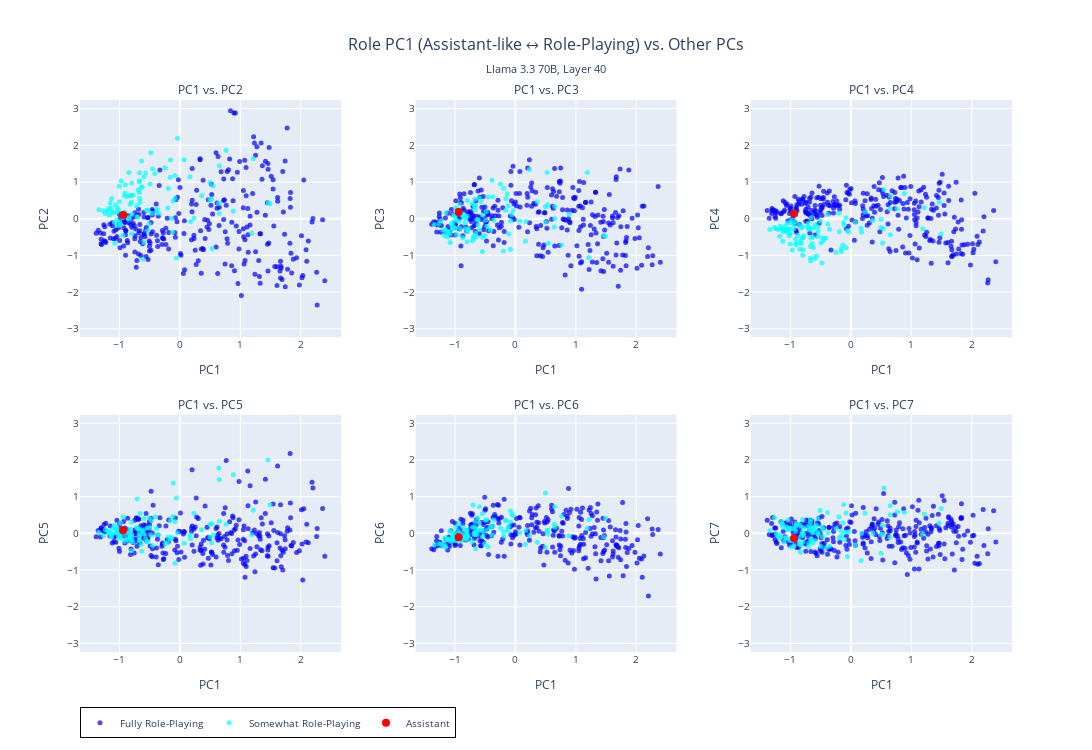

The notebook cell saved with this chart:
### Code cell
# plot PC1 value against PC2-7 in a scatter plot with 2x3 subplots

def plot_pc1_vs_others(pca_transformed, asst_projected, role_labels):
    # Create subplot structure
    fig = sp.make_subplots(
        rows=2, cols=3,
        #subplot_titles=[f'PC1 vs. PC{i+2} ({pc_names[i+1]})' for i in range(6)],
        subplot_titles=[f'PC1 vs. PC{i+2}' for i in range(6)],
        horizontal_spacing=0.08,
        vertical_spacing=0.14
    )

    fig.update_annotations(font_size=12)


    
    # Separate data by role type
    fully_rp_indices = []
    somewhat_rp_indices = []
    
    for i, label in enumerate(role_labels):
        if "(Fully RP)" in label:
            fully_rp_indices.append(i)
        elif "(Somewhat RP)" in label or "Somewhat RP" in label:
            somewhat_rp_indices.append(i)
        else:
            fully_rp_indices.append(i)  # default
    
    # PC1 values for x-axis
    pc1_values = pca_transformed[:, 0]
    
    # Calculate y-axis range for all PC2-7 to make them consistent
    y_values_all = pca_transformed[:, 1:7]  # PC2-7
    y_max = np.max(np.abs(y_values_all))
    y_range = [-y_max * 1.1, y_max * 1.1]  # Add 10% padding and make symmetric around 0
    
    # Create scatter plots for PC2-7 vs PC1
    for i in range(6):  # PC2 to PC7
        pc_idx = i + 1  # PC2 starts at index 1
        row = (i // 3) + 1
        col = (i % 3) + 1
        
        pc_values = pca_transformed[:, pc_idx]
        
        # Add Fully Role-Playing points
        if fully_rp_indices:
            fully_rp_hover = [role_labels[idx] for idx in fully_rp_indices]
            fig.add_trace(
                go.Scatter(
                    x=pc1_values[fully_rp_indices],
                    y=pc_values[fully_rp_indices],
                    mode='markers',
                    marker=dict(
                        color='blue',
                        size=5,
                        opacity=0.7
                    ),
                    text=fully_rp_hover,
                    hovertemplate='<b>%{text}</b><br>PC1: %{x:.3f}<br>PC' + str(pc_idx + 1) + ': %{y:.3f}<extra></extra>',
                    showlegend=True if i == 0 else False,  # Only show legend for first subplot
                    legendgroup="fully_rp",
                    name="Fully Role-Playing"
                ),
                row=row, col=col
            )
        
        # Add Somewhat Role-Playing points
        if somewhat_rp_indices:
            somewhat_rp_hover = [role_labels[idx] for idx in somewhat_rp_indices]
            fig.add_trace(
                go.Scatter(
                    x=pc1_values[somewhat_rp_indices],
                    y=pc_values[somewhat_rp_indices],
                    mode='markers',
                    marker=dict(
                        color='cyan',
                        size=5,
                        opacity=0.7
                    ),
                    text=somewhat_rp_hover,
                    hovertemplate='<b>%{text}</b><br>PC1: %{x:.3f}<br>PC' + str(pc_idx + 1) + ': %{y:.3f}<extra></extra>',
                    showlegend=True if i == 0 else False,  # Only show legend for first subplot
                    legendgroup="somewhat_rp",
                    name="Somewhat Role-Playing"
                ),
                row=row, col=col
            )
        
        # Add Assistant projection point
        fig.add_trace(
            go.Scatter(
                x=[asst_projected[0, 0]],  # PC1 value for assistant
                y=[asst_projected[0, pc_idx]],  # PC value for assistant
                mode='markers',
                marker=dict(
                    color='red',
                    size=8,
                    opacity=1.0
                ),
                hovertemplate='<b>Assistant</b><br>PC1: %{x:.3f}<br>PC' + str(pc_idx + 1) + ': %{y:.3f}<extra></extra>',
                showlegend=True if i == 0 else False,  # Only show legend for first subplot
                legendgroup="assistant",
                name="Assistant"
            ),
            row=row, col=col
        )
    
    # Update layout
    fig.update_layout(
        title=dict(
            text="Role PC1 (Assistant-like ↔ Role-Playing) vs. Other PCs",
            subtitle={
                "text": subtitle
            },
            x=0.5,
            font=dict(size=16)
        ),
        height=750,
        width=1200,
        font=dict(size=10),
        legend=dict(
            x=0,
            y=-0.1,
            orientation="h",
            bgcolor="rgba(255,255,255,0.8)",
            bordercolor="black",
            borderwidth=1
        )
    )

    # Update axis labels and y-axis ranges for all subplots
    for i in range(6):
        row = (i // 3) + 1
        col = (i % 3) + 1
        fig.update_xaxes(title_text="PC1", row=row, col=col)
        fig.update_yaxes(title_text=f"PC{i+2}", range=y_range, row=row, col=col)
    
    return fig

# Create and display the plot
fig = plot_pc1_vs_others(projs, asst_projected, role_labels)
fig.write_html(f"{output_dir}/pc1_vs_others.html")
fig.show()

### Figure 1 — Plotly figure (JSON) as saved in the notebook; plotly's stock layout.template omitted (floating-point values rounded to 4 significant figures; data arrays with more than 128 entries replaced by an {"elided": "..."} marker saying what was removed)
{"data": [{"hovertemplate": "<b>%{text}</b><br>PC1: %{x:.3f}<br>PC2: %{y:.3f}<extra></extra>", "legendgroup": "fully_rp", "marker": {"color": "blue", "opacity": 0.7, "size": 5}, "mode": "markers", "name": "Fully Role-Playing", "showlegend": true, "text": {"elided": "275 str values"}, "type": "scatter", "x": {"elided": "275 float values"}, "xaxis": "x", "y": {"elided": "275 float values"}, "yaxis": "y"}, {"hovertemplate": "<b>%{text}</b><br>PC1: %{x:.3f}<br>PC2: %{y:.3f}<extra></extra>", "legendgroup": "somewhat_rp", "marker": {"color": "cyan", "opacity": 0.7, "size": 5}, "mode": "markers", "name": "Somewhat Role-Playing", "showlegend": true, "text": ["Writer (Somewhat RP)", "Witness (Somewhat RP)", "Visionary (Somewhat RP)", "Virus (Somewhat RP)", "Validator (Somewhat RP)", "Tutor (Somewhat RP)", "Trickster (Somewhat RP)", "Translator (Somewhat RP)", "Trainer (Somewhat RP)", "Therapist (Somewhat RP)", "Teacher (Somewhat RP)", "Synthesizer (Somewhat RP)", "Swarm (Somewhat RP)", "Survivor (Somewhat RP)", "Summarizer (Somewhat RP)", "Strategist (Somewhat RP)", "Specialist (Somewhat RP)", "Skeptic (Somewhat RP)", "Screener (Somewhat RP)", "Scholar (Somewhat RP)", "Scheduler (Somewhat RP)", "Romantic (Somewhat RP)", "Robot (Somewhat RP)", "Reviewer (Somewhat RP)", "Researcher (Somewhat RP)", "Rebel (Somewhat RP)", "Realist (Somewhat RP)", "Provocateur (Somewhat RP)", "Proofreader (Somewhat RP)", "Prodigy (Somewhat RP)", "Presenter (Somewhat RP)", "Pragmatist (Somewhat RP)", "Polymath (Somewhat RP)", "Podcaster (Somewhat RP)", "Planner (Somewhat RP)", "Philosopher (Somewhat RP)", "Perfectionist (Somewhat RP)", "Peacekeeper (Somewhat RP)", "Patient (Somewhat RP)", "Pacifist (Somewhat RP)", "Organizer (Somewhat RP)", "Optimist (Somewhat RP)", "Observer (Somewhat RP)", "Novelist (Somewhat RP)", "Networker (Somewhat RP)", "Negotiator (Somewhat RP)", "Navigator (Somewhat RP)", "Narrator (Somewhat RP)", "Moderator (Somewhat RP)", "Minimalist (Somewhat RP)", "Mentor (Somewhat RP)", "Mediator (Somewhat RP)", "Mechanic (Somewhat RP)", "Maverick (Somewhat RP)", "Mathematician (Somewhat RP)", "Martyr (Somewhat RP)", "Loner (Somewhat RP)", "Linguist (Somewhat RP)", "Librarian (Somewhat RP)", "Journalist (Somewhat RP)", "Jester (Somewhat RP)", "Interviewer (Somewhat RP)", "Interpreter (Somewhat RP)", "Instructor (Somewhat RP)", "Improviser (Somewhat RP)", "Idealist (Somewhat RP)", "Hacker (Somewhat RP)", "Guide (Somewhat RP)", "Grader (Somewhat RP)", "Generalist (Somewhat RP)", "Forecaster (Somewhat RP)", "Facilitator (Somewhat RP)", "Examiner (Somewhat RP)", "Evaluator (Somewhat RP)", "Empath (Somewhat RP)", "Emissary (Somewhat RP)", "Editor (Somewhat RP)", "Ecosystem (Somewhat RP)", "Dispatcher (Somewhat RP)", "Dilettante (Somewhat RP)", "Devils Advocate (Somewhat RP)", "Destroyer (Somewhat RP)", "Debugger (Somewhat RP)", "Daredevil (Somewhat RP)", "Cyborg (Somewhat RP)", "Curator (Somewhat RP)", "Critic (Somewhat RP)", "Counselor (Somewhat RP)", "Cosmopolitan (Somewhat RP)", "Coordinator (Somewhat RP)", "Contrarian (Somewhat RP)", "Comedian (Somewhat RP)", "Collector (Somewhat RP)", "Collaborator (Somewhat RP)", "Coach (Somewhat RP)", "Chameleon (Somewhat RP)", "Caregiver (Somewhat RP)", "Assistant (Somewhat RP)", "Amateur (Somewhat RP)", "Altruist (Somewhat RP)", "Advocate (Somewhat RP)", "Addict (Somewhat RP)"], "type": "scatter", "x": [-0.5437, -0.8513, -0.12, -0.542, -1.106, -0.6635, 1.49, -0.3544, -1.142, -0.7979, -0.6209, -1.03, -0.6129, -0.453, -1.198, -1.042, -1.083, -0.7085, -0.9726, -0.9419, -0.917, 1.188, -1.079, -1.234, -1.167, 0.8844, -0.6588, 1.458, -0.8245, -0.07963, -0.4804, -0.6894, -0.5957, -0.1563, -1.065, -0.05877, -0.798, -0.5689, -0.6327, 0.5234, -1.119, -0.3869, -0.8349, 0.1755, -0.6718, -0.6676, -0.8005, 0.5331, -1.001, 0.36, -1.15, -0.5956, -0.08189, 0.6505, -0.5446, 0.4974, 0.1667, -0.7004, -0.8736, -0.4137, 1.214, -0.4939, -0.9513, -0.8233, 0.6517, 0.2322, -0.2007, -0.9038, -1.001, -0.9846, -1.044, -0.9034, -1.176, -1.339, -0.1343, -0.6663, -1.025, -1.019, -0.6411, 0.4978, -0.1102, -0.509, -1.13, 0.5456, -0.792, -0.7996, -0.4694, -0.6704, -0.3788, -0.8432, 0.6438, 0.7642, -0.78, -0.9159, -1.266, -0.1594, -0.2457, -0.992, -0.03943, -0.1917, -0.7156, 0.07197], "xaxis": "x", "y": [0.2284, -0.0119, -0.3714, -0.3192, 0.1578, 0.5507, 0.4099, 0.1496, 0.2994, 0.9747, 0.8632, -0.1843, -1.105, 1.358, 0.2174, 0.1809, -0.102, 0.05422, 1.028, -0.4597, 0.6257, -0.387, -0.6726, 0.1361, 0.09736, 0.2112, 0.448, 0.4332, 0.3944, 0.5583, 1.798, 0.7829, -0.6522, 1.599, 0.3711, -1.069, -0.4101, 1.245, 1.571, 0.5296, 0.1845, 0.193, 0.02832, -0.07356, 1.009, 1.249, 0.6298, -0.822, 0.8802, 0.6269, 0.4362, 1.145, 1.178, 0.1392, 0.2255, 0.5168, 1.143, 0.04699, 0.6024, 1.229, 1.634, 0.9469, 0.02664, 0.6286, 1.44, 0.01238, 0.2919, 0.6951, 0.4605, -0.1726, -0.04121, 0.9238, 0.2675, 0.2413, 0.01481, 1.032, 0.2824, 0.2353, 0.8476, 0.9864, 0.4822, -0.1451, 0.5467, 0.8963, 0.125, 0.4461, 0.149, 0.7121, 0.2661, 1.259, 0.422, 1.862, 0.6414, 0.1824, 0.2148, 1.128, 1.389, -0.09603, 2.194, 0.8255, 0.3542, 1.608], "yaxis": "y"}, {"hovertemplate": "<b>Assistant</b><br>PC1: %{x:.3f}<br>PC2: %{y:.3f}<extra></extra>", "legendgroup": "assistant", "marker": {"color": "red", "opacity": 1, "size": 8}, "mode": "markers", "name": "Assistant", "showlegend": true, "type": "scatter", "x": [-0.9399], "xaxis": "x", "y": [0.1011], "yaxis": "y"}, {"hovertemplate": "<b>%{text}</b><br>PC1: %{x:.3f}<br>PC3: %{y:.3f}<extra></extra>", "legendgroup": "fully_rp", "marker": {"color": "blue", "opacity": 0.7, "size": 5}, "mode": "markers", "name": "Fully Role-Playing", "showlegend": false, "text": {"elided": "275 str values"}, "type": "scatter", "x": {"elided": "275 float values"}, "xaxis": "x2", "y": {"elided": "275 float values"}, "yaxis": "y2"}, {"hovertemplate": "<b>%{text}</b><br>PC1: %{x:.3f}<br>PC3: %{y:.3f}<extra></extra>", "legendgroup": "somewhat_rp", "marker": {"color": "cyan", "opacity": 0.7, "size": 5}, "mode": "markers", "name": "Somewhat Role-Playing", "showlegend": false, "text": ["Writer (Somewhat RP)", "Witness (Somewhat RP)", "Visionary (Somewhat RP)", "Virus (Somewhat RP)", "Validator (Somewhat RP)", "Tutor (Somewhat RP)", "Trickster (Somewhat RP)", "Translator (Somewhat RP)", "Trainer (Somewhat RP)", "Therapist (Somewhat RP)", "Teacher (Somewhat RP)", "Synthesizer (Somewhat RP)", "Swarm (Somewhat RP)", "Survivor (Somewhat RP)", "Summarizer (Somewhat RP)", "Strategist (Somewhat RP)", "Specialist (Somewhat RP)", "Skeptic (Somewhat RP)", "Screener (Somewhat RP)", "Scholar (Somewhat RP)", "Scheduler (Somewhat RP)", "Romantic (Somewhat RP)", "Robot (Somewhat RP)", "Reviewer (Somewhat RP)", "Researcher (Somewhat RP)", "Rebel (Somewhat RP)", "Realist (Somewhat RP)", "Provocateur (Somewhat RP)", "Proofreader (Somewhat RP)", "Prodigy (Somewhat RP)", "Presenter (Somewhat RP)", "Pragmatist (Somewhat RP)", "Polymath (Somewhat RP)", "Podcaster (Somewhat RP)", "Planner (Somewhat RP)", "Philosopher (Somewhat RP)", "Perfectionist (Somewhat RP)", "Peacekeeper (Somewhat RP)", "Patient (Somewhat RP)", "Pacifist (Somewhat RP)", "Organizer (Somewhat RP)", "Optimist (Somewhat RP)", "Observer (Somewhat RP)", "Novelist (Somewhat RP)", "Networker (Somewhat RP)", "Negotiator (Somewhat RP)", "Navigator (Somewhat RP)", "Narrator (Somewhat RP)", "Moderator (Somewhat RP)", "Minimalist (Somewhat RP)", "Mentor (Somewhat RP)", "Mediator (Somewhat RP)", "Mechanic (Somewhat RP)", "Maverick (Somewhat RP)", "Mathematician (Somewhat RP)", "Martyr (Somewhat RP)", "Loner (Somewhat RP)", "Linguist (Somewhat RP)", "Librarian (Somewhat RP)", "Journalist (Somewhat RP)", "Jester (Somewhat RP)", "Interviewer (Somewhat RP)", "Interpreter (Somewhat RP)", "Instructor (Somewhat RP)", "Improviser (Somewhat RP)", "Idealist (Somewhat RP)", "Hacker (Somewhat RP)", "Guide (Somewhat RP)", "Grader (Somewhat RP)", "Generalist (Somewhat RP)", "Forecaster (Somewhat RP)", "Facilitator (Somewhat RP)", "Examiner (Somewhat RP)", "Evaluator (Somewhat RP)", "Empath (Somewhat RP)", "Emissary (Somewhat RP)", "Editor (Somewhat RP)", "Ecosystem (Somewhat RP)", "Dispatcher (Somewhat RP)", "Dilettante (Somewhat RP)", "Devils Advocate (Somewhat RP)", "Destroyer (Somewhat RP)", "Debugger (Somewhat RP)", "Daredevil (Somewhat RP)", "Cyborg (Somewhat RP)", "Curator (Somewhat RP)", "Critic (Somewhat RP)", "Counselor (Somewhat RP)", "Cosmopolitan (Somewhat RP)", "Coordinator (Somewhat RP)", "Contrarian (Somewhat RP)", "Comedian (Somewhat RP)", "Collector (Somewhat RP)", "Collaborator (Somewhat RP)", "Coach (Somewhat RP)", "Chameleon (Somewhat RP)", "Caregiver (Somewhat RP)", "Assistant (Somewhat RP)", "Amateur (Somewhat RP)", "Altruist (Somewhat RP)", "Advocate (Somewhat RP)", "Addict (Somewhat RP)"], "type": "scatter", "x": [-0.5437, -0.8513, -0.12, -0.542, -1.106, -0.6635, 1.49, -0.3544, -1.142, -0.7979, -0.6209, -1.03, -0.6129, -0.453, -1.198, -1.042, -1.083, -0.7085, -0.9726, -0.9419, -0.917, 1.188, -1.079, -1.234, -1.167, 0.8844, -0.6588, 1.458, -0.8245, -0.07963, -0.4804, -0.6894, -0.5957, -0.1563, -1.065, -0.05877, -0.798, -0.5689, -0.6327, 0.5234, -1.119, -0.3869, -0.8349, 0.1755, -0.6718, -0.6676, -0.8005, 0.5331, -1.001, 0.36, -1.15, -0.5956, -0.08189, 0.6505, -0.5446, 0.4974, 0.1667, -0.7004, -0.8736, -0.4137, 1.214, -0.4939, -0.9513, -0.8233, 0.6517, 0.2322, -0.2007, -0.9038, -1.001, -0.9846, -1.044, -0.9034, -1.176, -1.339, -0.1343, -0.6663, -1.025, -1.019, -0.6411, 0.4978, -0.1102, -0.509, -1.13, 0.5456, -0.792, -0.7996, -0.4694, -0.6704, -0.3788, -0.8432, 0.6438, 0.7642, -0.78, -0.9159, -1.266, -0.1594, -0.2457, -0.992, -0.03943, -0.1917, -0.7156, 0.07197], "xaxis": "x2", "y": [0.09409, 0.09231, 0.3478, -0.5127, -0.3666, 0.2464, -0.4821, -0.04225, -0.3337, 0.4971, -0.1637, -0.08826, -0.03588, 0.5915, -0.3113, -0.2621, -0.4175, -0.6046, -0.4372, -0.08348, -0.2708, 1.26, -0.6504, -0.05621, -0.3002, 0.1111, -0.3944, -0.457, -0.2746, -0.05546, 0.187, -0.485, -0.2937, 0.5491, -0.1479, 0.1077, -0.3224, 0.4746, -0.01389, 1.259, -0.3485, 1.044, -0.1093, -0.07937, 0.3081, 0.3584, -0.6317, 0.3785, 0.06558, 0.4646, 0.1619, 0.5657, -0.8347, -0.001872, -0.8952, 0.3226, -0.6126, -0.532, -0.5229, -0.308, -1.059, -0.04275, 0.1318, 0.01291, 0.3307, 1.337, -0.8829, 0.1651, -0.2534, -0.02332, -0.2756, 0.1124, -0.4578, -0.1587, 0.6732, 0.3404, -0.2073, 0.09587, -0.4894, -0.08707, -0.4156, -0.4577, -0.4927, -0.6688, -0.3494, 0.06989, -0.2159, 0.5265, 0.5976, 0.02779, -0.225, -0.7201, -0.2945, 0.399, -0.15, 0.2271, 0.942, 0.2994, 0.2261, 0.8311, 0.4146, -0.06576], "yaxis": "y2"}, {"hovertemplate": "<b>Assistant</b><br>PC1: %{x:.3f}<br>PC3: %{y:.3f}<extra></extra>", "legendgroup": "assistant", "marker": {"color": "red", "opacity": 1, "size": 8}, "mode": "markers", "name": "Assistant", "showlegend": false, "type": "scatter", "x": [-0.9399], "xaxis": "x2", "y": [0.1841], "yaxis": "y2"}, {"hovertemplate": "<b>%{text}</b><br>PC1: %{x:.3f}<br>PC4: %{y:.3f}<extra></extra>", "legendgroup": "fully_rp", "marker": {"color": "blue", "opacity": 0.7, "size": 5}, "mode": "markers", "name": "Fully Role-Playing", "showlegend": false, "text": {"elided": "275 str values"}, "type": "scatter", "x": {"elided": "275 float values"}, "xaxis": "x3", "y": {"elided": "275 float values"}, "yaxis": "y3"}, {"hovertemplate": "<b>%{text}</b><br>PC1: %{x:.3f}<br>PC4: %{y:.3f}<extra></extra>", "legendgroup": "somewhat_rp", "marker": {"color": "cyan", "opacity": 0.7, "size": 5}, "mode": "markers", "name": "Somewhat Role-Playing", "showlegend": false, "text": ["Writer (Somewhat RP)", "Witness (Somewhat RP)", "Visionary (Somewhat RP)", "Virus (Somewhat RP)", "Validator (Somewhat RP)", "Tutor (Somewhat RP)", "Trickster (Somewhat RP)", "Translator (Somewhat RP)", "Trainer (Somewhat RP)", "Therapist (Somewhat RP)", "Teacher (Somewhat RP)", "Synthesizer (Somewhat RP)", "Swarm (Somewhat RP)", "Survivor (Somewhat RP)", "Summarizer (Somewhat RP)", "Strategist (Somewhat RP)", "Specialist (Somewhat RP)", "Skeptic (Somewhat RP)", "Screener (Somewhat RP)", "Scholar (Somewhat RP)", "Scheduler (Somewhat RP)", "Romantic (Somewhat RP)", "Robot (Somewhat RP)", "Reviewer (Somewhat RP)", "Researcher (Somewhat RP)", "Rebel (Somewhat RP)", "Realist (Somewhat RP)", "Provocateur (Somewhat RP)", "Proofreader (Somewhat RP)", "Prodigy (Somewhat RP)", "Presenter (Somewhat RP)", "Pragmatist (Somewhat RP)", "Polymath (Somewhat RP)", "Podcaster (Somewhat RP)", "Planner (Somewhat RP)", "Philosopher (Somewhat RP)", "Perfectionist (Somewhat RP)", "Peacekeeper (Somewhat RP)", "Patient (Somewhat RP)", "Pacifist (Somewhat RP)", "Organizer (Somewhat RP)", "Optimist (Somewhat RP)", "Observer (Somewhat RP)", "Novelist (Somewhat RP)", "Networker (Somewhat RP)", "Negotiator (Somewhat RP)", "Navigator (Somewhat RP)", "Narrator (Somewhat RP)", "Moderator (Somewhat RP)", "Minimalist (Somewhat RP)", "Mentor (Somewhat RP)", "Mediator (Somewhat RP)", "Mechanic (Somewhat RP)", "Maverick (Somewhat RP)", "Mathematician (Somewhat RP)", "Martyr (Somewhat RP)", "Loner (Somewhat RP)", "Linguist (Somewhat RP)", "Librarian (Somewhat RP)", "Journalist (Somewhat RP)", "Jester (Somewhat RP)", "Interviewer (Somewhat RP)", "Interpreter (Somewhat RP)", "Instructor (Somewhat RP)", "Improviser (Somewhat RP)", "Idealist (Somewhat RP)", "Hacker (Somewhat RP)", "Guide (Somewhat RP)", "Grader (Somewhat RP)", "Generalist (Somewhat RP)", "Forecaster (Somewhat RP)", "Facilitator (Somewhat RP)", "Examiner (Somewhat RP)", "Evaluator (Somewhat RP)", "Empath (Somewhat RP)", "Emissary (Somewhat RP)", "Editor (Somewhat RP)", "Ecosystem (Somewhat RP)", "Dispatcher (Somewhat RP)", "Dilettante (Somewhat RP)", "Devils Advocate (Somewhat RP)", "Destroyer (Somewhat RP)", "Debugger (Somewhat RP)", "Daredevil (Somewhat RP)", "Cyborg (Somewhat RP)", "Curator (Somewhat RP)", "Critic (Somewhat RP)", "Counselor (Somewhat RP)", "Cosmopolitan (Somewhat RP)", "Coordinator (Somewhat RP)", "Contrarian (Somewhat RP)", "Comedian (Somewhat RP)", "Collector (Somewhat RP)", "Collaborator (Somewhat RP)", "Coach (Somewhat RP)", "Chameleon (Somewhat RP)", "Caregiver (Somewhat RP)", "Assistant (Somewhat RP)", "Amateur (Somewhat RP)", "Altruist (Somewhat RP)", "Advocate (Somewhat RP)", "Addict (Somewhat RP)"], "type": "scatter", "x": [-0.5437, -0.8513, -0.12, -0.542, -1.106, -0.6635, 1.49, -0.3544, -1.142, -0.7979, -0.6209, -1.03, -0.6129, -0.453, -1.198, -1.042, -1.083, -0.7085, -0.9726, -0.9419, -0.917, 1.188, -1.079, -1.234, -1.167, 0.8844, -0.6588, 1.458, -0.8245, -0.07963, -0.4804, -0.6894, -0.5957, -0.1563, -1.065, -0.05877, -0.798, -0.5689, -0.6327, 0.5234, -1.119, -0.3869, -0.8349, 0.1755, -0.6718, -0.6676, -0.8005, 0.5331, -1.001, 0.36, -1.15, -0.5956, -0.08189, 0.6505, -0.5446, 0.4974, 0.1667, -0.7004, -0.8736, -0.4137, 1.214, -0.4939, -0.9513, -0.8233, 0.6517, 0.2322, -0.2007, -0.9038, -1.001, -0.9846, -1.044, -0.9034, -1.176, -1.339, -0.1343, -0.6663, -1.025, -1.019, -0.6411, 0.4978, -0.1102, -0.509, -1.13, 0.5456, -0.792, -0.7996, -0.4694, -0.6704, -0.3788, -0.8432, 0.6438, 0.7642, -0.78, -0.9159, -1.266, -0.1594, -0.2457, -0.992, -0.03943, -0.1917, -0.7156, 0.07197], "xaxis": "x3", "y": [-0.3451, -0.1793, -0.1085, -0.2299, -0.3058, -0.5241, -0.4146, -0.2875, -0.2808, -0.9951, -0.7836, -0.2981, -0.2514, -0.5964, -0.2935, -0.3872, -0.1946, -0.1307, -0.8518, -0.1493, -0.5618, -0.275, -0.3137, -0.2758, -0.2081, 0.685, 0.02568, 0.4476, -0.2521, -0.7915, -1.204, -0.2554, -0.1568, -0.8165, -0.3172, -0.3218, -0.2229, -1.014, -0.4987, -0.6597, -0.3544, 0.1163, -0.6211, -0.37, -0.2868, -1.068, -0.5354, -0.2693, -0.6872, -0.04744, -0.2575, -1.086, 0.01822, 0.6157, -0.4841, -0.2436, -0.2582, -0.2908, -0.4609, -0.5256, 0.3011, -0.6659, -0.2741, -0.6747, -0.4358, 0.1848, 0.1524, -0.6739, -0.4062, -0.03808, -0.1111, -0.7129, -0.4789, -0.2978, -0.7148, -1.153, -0.2718, -0.4627, -0.6824, -0.01581, -0.1701, -0.06332, -0.6136, 0.7883, -0.8443, -0.5197, -0.5267, -0.7548, -0.1439, -0.8356, 0.2685, 0.2728, -0.4701, -0.08205, -0.2391, -0.8943, -0.9241, -0.1196, -0.3628, -0.3537, -0.2178, -0.09987], "yaxis": "y3"}, {"hovertemplate": "<b>Assistant</b><br>PC1: %{x:.3f}<br>PC4: %{y:.3f}<extra></extra>", "legendgroup": "assistant", "marker": {"color": "red", "opacity": 1, "size": 8}, "mode": "markers", "name": "Assistant", "showlegend": false, "type": "scatter", "x": [-0.9399], "xaxis": "x3", "y": [0.1415], "yaxis": "y3"}, {"hovertemplate": "<b>%{text}</b><br>PC1: %{x:.3f}<br>PC5: %{y:.3f}<extra></extra>", "legendgroup": "fully_rp", "marker": {"color": "blue", "opacity": 0.7, "size": 5}, "mode": "markers", "name": "Fully Role-Playing", "showlegend": false, "text": {"elided": "275 str values"}, "type": "scatter", "x": {"elided": "275 float values"}, "xaxis": "x4", "y": {"elided": "275 float values"}, "yaxis": "y4"}, {"hovertemplate": "<b>%{text}</b><br>PC1: %{x:.3f}<br>PC5: %{y:.3f}<extra></extra>", "legendgroup": "somewhat_rp", "marker": {"color": "cyan", "opacity": 0.7, "size": 5}, "mode": "markers", "name": "Somewhat Role-Playing", "showlegend": false, "text": ["Writer (Somewhat RP)", "Witness (Somewhat RP)", "Visionary (Somewhat RP)", "Virus (Somewhat RP)", "Validator (Somewhat RP)", "Tutor (Somewhat RP)", "Trickster (Somewhat RP)", "Translator (Somewhat RP)", "Trainer (Somewhat RP)", "Therapist (Somewhat RP)", "Teacher (Somewhat RP)", "Synthesizer (Somewhat RP)", "Swarm (Somewhat RP)", "Survivor (Somewhat RP)", "Summarizer (Somewhat RP)", "Strategist (Somewhat RP)", "Specialist (Somewhat RP)", "Skeptic (Somewhat RP)", "Screener (Somewhat RP)", "Scholar (Somewhat RP)", "Scheduler (Somewhat RP)", "Romantic (Somewhat RP)", "Robot (Somewhat RP)", "Reviewer (Somewhat RP)", "Researcher (Somewhat RP)", "Rebel (Somewhat RP)", "Realist (Somewhat RP)", "Provocateur (Somewhat RP)", "Proofreader (Somewhat RP)", "Prodigy (Somewhat RP)", "Presenter (Somewhat RP)", "Pragmatist (Somewhat RP)", "Polymath (Somewhat RP)", "Podcaster (Somewhat RP)", "Planner (Somewhat RP)", "Philosopher (Somewhat RP)", "Perfectionist (Somewhat RP)", "Peacekeeper (Somewhat RP)", "Patient (Somewhat RP)", "Pacifist (Somewhat RP)", "Organizer (Somewhat RP)", "Optimist (Somewhat RP)", "Observer (Somewhat RP)", "Novelist (Somewhat RP)", "Networker (Somewhat RP)", "Negotiator (Somewhat RP)", "Navigator (Somewhat RP)", "Narrator (Somewhat RP)", "Moderator (Somewhat RP)", "Minimalist (Somewhat RP)", "Mentor (Somewhat RP)", "Mediator (Somewhat RP)", "Mechanic (Somewhat RP)", "Maverick (Somewhat RP)", "Mathematician (Somewhat RP)", "Martyr (Somewhat RP)", "Loner (Somewhat RP)", "Linguist (Somewhat RP)", "Librarian (Somewhat RP)", "Journalist (Somewhat RP)", "Jester (Somewhat RP)", "Interviewer (Somewhat RP)", "Interpreter (Somewhat RP)", "Instructor (Somewhat RP)", "Improviser (Somewhat RP)", "Idealist (Somewhat RP)", "Hacker (Somewhat RP)", "Guide (Somewhat RP)", "Grader (Somewhat RP)", "Generalist (Somewhat RP)", "Forecaster (Somewhat RP)", "Facilitator (Somewhat RP)", "Examiner (Somewhat RP)", "Evaluator (Somewhat RP)", "Empath (Somewhat RP)", "Emissary (Somewhat RP)", "Editor (Somewhat RP)", "Ecosystem (Somewhat RP)", "Dispatcher (Somewhat RP)", "Dilettante (Somewhat RP)", "Devils Advocate (Somewhat RP)", "Destroyer (Somewhat RP)", "Debugger (Somewhat RP)", "Daredevil (Somewhat RP)", "Cyborg (Somewhat RP)", "Curator (Somewhat RP)", "Critic (Somewhat RP)", "Counselor (Somewhat RP)", "Cosmopolitan (Somewhat RP)", "Coordinator (Somewhat RP)", "Contrarian (Somewhat RP)", "Comedian (Somewhat RP)", "Collector (Somewhat RP)", "Collaborator (Somewhat RP)", "Coach (Somewhat RP)", "Chameleon (Somewhat RP)", "Caregiver (Somewhat RP)", "Assistant (Somewhat RP)", "Amateur (Somewhat RP)", "Altruist (Somewhat RP)", "Advocate (Somewhat RP)", "Addict (Somewhat RP)"], "type": "scatter", "x": [-0.5437, -0.8513, -0.12, -0.542, -1.106, -0.6635, 1.49, -0.3544, -1.142, -0.7979, -0.6209, -1.03, -0.6129, -0.453, -1.198, -1.042, -1.083, -0.7085, -0.9726, -0.9419, -0.917, 1.188, -1.079, -1.234, -1.167, 0.8844, -0.6588, 1.458, -0.8245, -0.07963, -0.4804, -0.6894, -0.5957, -0.1563, -1.065, -0.05877, -0.798, -0.5689, -0.6327, 0.5234, -1.119, -0.3869, -0.8349, 0.1755, -0.6718, -0.6676, -0.8005, 0.5331, -1.001, 0.36, -1.15, -0.5956, -0.08189, 0.6505, -0.5446, 0.4974, 0.1667, -0.7004, -0.8736, -0.4137, 1.214, -0.4939, -0.9513, -0.8233, 0.6517, 0.2322, -0.2007, -0.9038, -1.001, -0.9846, -1.044, -0.9034, -1.176, -1.339, -0.1343, -0.6663, -1.025, -1.019, -0.6411, 0.4978, -0.1102, -0.509, -1.13, 0.5456, -0.792, -0.7996, -0.4694, -0.6704, -0.3788, -0.8432, 0.6438, 0.7642, -0.78, -0.9159, -1.266, -0.1594, -0.2457, -0.992, -0.03943, -0.1917, -0.7156, 0.07197], "xaxis": "x4", "y": [0.147, 0.002014, 0.4599, -0.2254, 0.1342, 0.1088, 0.7726, -0.03827, -0.09166, -0.07325, 0.04947, 0.1107, 0.07477, -0.3319, 0.06089, 0.01474, 0.2211, 0.9353, -0.1374, 0.453, -0.217, -0.04069, 0.1529, 0.08849, 0.05199, 1.596, 0.543, 1.996, -0.1163, 0.3223, -0.05107, 0.1102, 0.4037, 0.3433, 0.01055, 0.9638, 0.3032, -0.144, -0.4917, -0.2584, -0.01428, 0.1346, 0.03804, -0.1423, -0.1941, -0.07761, -0.4759, 0.2577, -0.02716, 0.09136, -0.01149, -0.01839, -0.8178, 1.463, -0.2273, -0.1065, -0.04141, 0.1406, -0.1535, 0.4484, 0.632, 0.1511, 0.08058, 0.1134, 0.3301, 0.5496, -0.2534, -0.0521, -0.007005, 0.2835, 0.1081, 0.0444, 0.01818, 0.02109, -0.1159, -0.1889, 0.006703, -0.1242, -0.3039, 0.2445, 1.368, 0.408, -0.09377, -0.04465, -0.1651, -0.03117, 0.3366, -0.04791, -0.03926, -0.1868, 1.781, 0.2486, -0.2387, 0.04046, -0.06118, -0.1603, -0.2825, -0.04066, 0.01713, -0.09829, 0.1672, -0.2736], "yaxis": "y4"}, {"hovertemplate": "<b>Assistant</b><br>PC1: %{x:.3f}<br>PC5: %{y:.3f}<extra></extra>", "legendgroup": "assistant", "marker": {"color": "red", "opacity": 1, "size": 8}, "mode": "markers", "name": "Assistant", "showlegend": false, "type": "scatter", "x": [-0.9399], "xaxis": "x4", "y": [0.08348], "yaxis": "y4"}, {"hovertemplate": "<b>%{text}</b><br>PC1: %{x:.3f}<br>PC6: %{y:.3f}<extra></extra>", "legendgroup": "fully_rp", "marker": {"color": "blue", "opacity": 0.7, "size": 5}, "mode": "markers", "name": "Fully Role-Playing", "showlegend": false, "text": {"elided": "275 str values"}, "type": "scatter", "x": {"elided": "275 float values"}, "xaxis": "x5", "y": {"elided": "275 float values"}, "yaxis": "y5"}, {"hovertemplate": "<b>%{text}</b><br>PC1: %{x:.3f}<br>PC6: %{y:.3f}<extra></extra>", "legendgroup": "somewhat_rp", "marker": {"color": "cyan", "opacity": 0.7, "size": 5}, "mode": "markers", "name": "Somewhat Role-Playing", "showlegend": false, "text": ["Writer (Somewhat RP)", "Witness (Somewhat RP)", "Visionary (Somewhat RP)", "Virus (Somewhat RP)", "Validator (Somewhat RP)", "Tutor (Somewhat RP)", "Trickster (Somewhat RP)", "Translator (Somewhat RP)", "Trainer (Somewhat RP)", "Therapist (Somewhat RP)", "Teacher (Somewhat RP)", "Synthesizer (Somewhat RP)", "Swarm (Somewhat RP)", "Survivor (Somewhat RP)", "Summarizer (Somewhat RP)", "Strategist (Somewhat RP)", "Specialist (Somewhat RP)", "Skeptic (Somewhat RP)", "Screener (Somewhat RP)", "Scholar (Somewhat RP)", "Scheduler (Somewhat RP)", "Romantic (Somewhat RP)", "Robot (Somewhat RP)", "Reviewer (Somewhat RP)", "Researcher (Somewhat RP)", "Rebel (Somewhat RP)", "Realist (Somewhat RP)", "Provocateur (Somewhat RP)", "Proofreader (Somewhat RP)", "Prodigy (Somewhat RP)", "Presenter (Somewhat RP)", "Pragmatist (Somewhat RP)", "Polymath (Somewhat RP)", "Podcaster (Somewhat RP)", "Planner (Somewhat RP)", "Philosopher (Somewhat RP)", "Perfectionist (Somewhat RP)", "Peacekeeper (Somewhat RP)", "Patient (Somewhat RP)", "Pacifist (Somewhat RP)", "Organizer (Somewhat RP)", "Optimist (Somewhat RP)", "Observer (Somewhat RP)", "Novelist (Somewhat RP)", "Networker (Somewhat RP)", "Negotiator (Somewhat RP)", "Navigator (Somewhat RP)", "Narrator (Somewhat RP)", "Moderator (Somewhat RP)", "Minimalist (Somewhat RP)", "Mentor (Somewhat RP)", "Mediator (Somewhat RP)", "Mechanic (Somewhat RP)", "Maverick (Somewhat RP)", "Mathematician (Somewhat RP)", "Martyr (Somewhat RP)", "Loner (Somewhat RP)", "Linguist (Somewhat RP)", "Librarian (Somewhat RP)", "Journalist (Somewhat RP)", "Jester (Somewhat RP)", "Interviewer (Somewhat RP)", "Interpreter (Somewhat RP)", "Instructor (Somewhat RP)", "Improviser (Somewhat RP)", "Idealist (Somewhat RP)", "Hacker (Somewhat RP)", "Guide (Somewhat RP)", "Grader (Somewhat RP)", "Generalist (Somewhat RP)", "Forecaster (Somewhat RP)", "Facilitator (Somewhat RP)", "Examiner (Somewhat RP)", "Evaluator (Somewhat RP)", "Empath (Somewhat RP)", "Emissary (Somewhat RP)", "Editor (Somewhat RP)", "Ecosystem (Somewhat RP)", "Dispatcher (Somewhat RP)", "Dilettante (Somewhat RP)", "Devils Advocate (Somewhat RP)", "Destroyer (Somewhat RP)", "Debugger (Somewhat RP)", "Daredevil (Somewhat RP)", "Cyborg (Somewhat RP)", "Curator (Somewhat RP)", "Critic (Somewhat RP)", "Counselor (Somewhat RP)", "Cosmopolitan (Somewhat RP)", "Coordinator (Somewhat RP)", "Contrarian (Somewhat RP)", "Comedian (Somewhat RP)", "Collector (Somewhat RP)", "Collaborator (Somewhat RP)", "Coach (Somewhat RP)", "Chameleon (Somewhat RP)", "Caregiver (Somewhat RP)", "Assistant (Somewhat RP)", "Amateur (Somewhat RP)", "Altruist (Somewhat RP)", "Advocate (Somewhat RP)", "Addict (Somewhat RP)"], "type": "scatter", "x": [-0.5437, -0.8513, -0.12, -0.542, -1.106, -0.6635, 1.49, -0.3544, -1.142, -0.7979, -0.6209, -1.03, -0.6129, -0.453, -1.198, -1.042, -1.083, -0.7085, -0.9726, -0.9419, -0.917, 1.188, -1.079, -1.234, -1.167, 0.8844, -0.6588, 1.458, -0.8245, -0.07963, -0.4804, -0.6894, -0.5957, -0.1563, -1.065, -0.05877, -0.798, -0.5689, -0.6327, 0.5234, -1.119, -0.3869, -0.8349, 0.1755, -0.6718, -0.6676, -0.8005, 0.5331, -1.001, 0.36, -1.15, -0.5956, -0.08189, 0.6505, -0.5446, 0.4974, 0.1667, -0.7004, -0.8736, -0.4137, 1.214, -0.4939, -0.9513, -0.8233, 0.6517, 0.2322, -0.2007, -0.9038, -1.001, -0.9846, -1.044, -0.9034, -1.176, -1.339, -0.1343, -0.6663, -1.025, -1.019, -0.6411, 0.4978, -0.1102, -0.509, -1.13, 0.5456, -0.792, -0.7996, -0.4694, -0.6704, -0.3788, -0.8432, 0.6438, 0.7642, -0.78, -0.9159, -1.266, -0.1594, -0.2457, -0.992, -0.03943, -0.1917, -0.7156, 0.07197], "xaxis": "x5", "y": [-0.07659, -0.159, 0.05652, 0.05292, -0.1723, 0.3152, 0.4113, 0.3626, -0.1666, 0.004409, 0.4256, 0.005691, 0.07331, -0.367, -0.3613, -0.2074, 0.05296, 0.167, -0.2021, 0.2596, -0.04751, 0.1299, 0.0665, -0.2907, -0.1217, -0.06864, -0.4194, -0.09815, -0.1166, 0.6047, 0.3695, -0.01244, 0.7263, 0.3454, -0.2166, 0.515, -0.1671, 0.09766, -0.03265, 0.08095, -0.1528, -0.04936, -0.01375, 0.07786, -0.0416, -0.00938, -0.06564, 0.06768, -0.1556, -0.2433, -0.3709, 0.282, 0.3056, 0.1659, 0.5309, -0.3872, -0.3064, 0.7725, 0.1625, 0.1621, 0.378, 0.3639, 0.07211, 0.08587, 0.7209, -0.05978, 0.04392, -0.2124, -0.0876, 0.1627, -0.1018, -0.05541, -0.2963, -0.3195, 0.1258, -0.02616, -0.1576, -0.1142, 0.08507, 1.098, 0.1907, -0.2834, -0.1674, -0.02557, -0.07142, 0.08751, 0.09632, 0.1817, 0.1974, -0.1444, 0.245, 0.4641, -0.09441, 0.006725, -0.2775, 0.3583, 0.141, -0.0154, 0.487, -0.07158, -0.224, 0.0157], "yaxis": "y5"}, {"hovertemplate": "<b>Assistant</b><br>PC1: %{x:.3f}<br>PC6: %{y:.3f}<extra></extra>", "legendgroup": "assistant", "marker": {"color": "red", "opacity": 1, "size": 8}, "mode": "markers", "name": "Assistant", "showlegend": false, "type": "scatter", "x": [-0.9399], "xaxis": "x5", "y": [-0.1074], "yaxis": "y5"}, {"hovertemplate": "<b>%{text}</b><br>PC1: %{x:.3f}<br>PC7: %{y:.3f}<extra></extra>", "legendgroup": "fully_rp", "marker": {"color": "blue", "opacity": 0.7, "size": 5}, "mode": "markers", "name": "Fully Role-Playing", "showlegend": false, "text": {"elided": "275 str values"}, "type": "scatter", "x": {"elided": "275 float values"}, "xaxis": "x6", "y": {"elided": "275 float values"}, "yaxis": "y6"}, {"hovertemplate": "<b>%{text}</b><br>PC1: %{x:.3f}<br>PC7: %{y:.3f}<extra></extra>", "legendgroup": "somewhat_rp", "marker": {"color": "cyan", "opacity": 0.7, "size": 5}, "mode": "markers", "name": "Somewhat Role-Playing", "showlegend": false, "text": ["Writer (Somewhat RP)", "Witness (Somewhat RP)", "Visionary (Somewhat RP)", "Virus (Somewhat RP)", "Validator (Somewhat RP)", "Tutor (Somewhat RP)", "Trickster (Somewhat RP)", "Translator (Somewhat RP)", "Trainer (Somewhat RP)", "Therapist (Somewhat RP)", "Teacher (Somewhat RP)", "Synthesizer (Somewhat RP)", "Swarm (Somewhat RP)", "Survivor (Somewhat RP)", "Summarizer (Somewhat RP)", "Strategist (Somewhat RP)", "Specialist (Somewhat RP)", "Skeptic (Somewhat RP)", "Screener (Somewhat RP)", "Scholar (Somewhat RP)", "Scheduler (Somewhat RP)", "Romantic (Somewhat RP)", "Robot (Somewhat RP)", "Reviewer (Somewhat RP)", "Researcher (Somewhat RP)", "Rebel (Somewhat RP)", "Realist (Somewhat RP)", "Provocateur (Somewhat RP)", "Proofreader (Somewhat RP)", "Prodigy (Somewhat RP)", "Presenter (Somewhat RP)", "Pragmatist (Somewhat RP)", "Polymath (Somewhat RP)", "Podcaster (Somewhat RP)", "Planner (Somewhat RP)", "Philosopher (Somewhat RP)", "Perfectionist (Somewhat RP)", "Peacekeeper (Somewhat RP)", "Patient (Somewhat RP)", "Pacifist (Somewhat RP)", "Organizer (Somewhat RP)", "Optimist (Somewhat RP)", "Observer (Somewhat RP)", "Novelist (Somewhat RP)", "Networker (Somewhat RP)", "Negotiator (Somewhat RP)", "Navigator (Somewhat RP)", "Narrator (Somewhat RP)", "Moderator (Somewhat RP)", "Minimalist (Somewhat RP)", "Mentor (Somewhat RP)", "Mediator (Somewhat RP)", "Mechanic (Somewhat RP)", "Maverick (Somewhat RP)", "Mathematician (Somewhat RP)", "Martyr (Somewhat RP)", "Loner (Somewhat RP)", "Linguist (Somewhat RP)", "Librarian (Somewhat RP)", "Journalist (Somewhat RP)", "Jester (Somewhat RP)", "Interviewer (Somewhat RP)", "Interpreter (Somewhat RP)", "Instructor (Somewhat RP)", "Improviser (Somewhat RP)", "Idealist (Somewhat RP)", "Hacker (Somewhat RP)", "Guide (Somewhat RP)", "Grader (Somewhat RP)", "Generalist (Somewhat RP)", "Forecaster (Somewhat RP)", "Facilitator (Somewhat RP)", "Examiner (Somewhat RP)", "Evaluator (Somewhat RP)", "Empath (Somewhat RP)", "Emissary (Somewhat RP)", "Editor (Somewhat RP)", "Ecosystem (Somewhat RP)", "Dispatcher (Somewhat RP)", "Dilettante (Somewhat RP)", "Devils Advocate (Somewhat RP)", "Destroyer (Somewhat RP)", "Debugger (Somewhat RP)", "Daredevil (Somewhat RP)", "Cyborg (Somewhat RP)", "Curator (Somewhat RP)", "Critic (Somewhat RP)", "Counselor (Somewhat RP)", "Cosmopolitan (Somewhat RP)", "Coordinator (Somewhat RP)", "Contrarian (Somewhat RP)", "Comedian (Somewhat RP)", "Collector (Somewhat RP)", "Collaborator (Somewhat RP)", "Coach (Somewhat RP)", "Chameleon (Somewhat RP)", "Caregiver (Somewhat RP)", "Assistant (Somewhat RP)", "Amateur (Somewhat RP)", "Altruist (Somewhat RP)", "Advocate (Somewhat RP)", "Addict (Somewhat RP)"], "type": "scatter", "x": [-0.5437, -0.8513, -0.12, -0.542, -1.106, -0.6635, 1.49, -0.3544, -1.142, -0.7979, -0.6209, -1.03, -0.6129, -0.453, -1.198, -1.042, -1.083, -0.7085, -0.9726, -0.9419, -0.917, 1.188, -1.079, -1.234, -1.167, 0.8844, -0.6588, 1.458, -0.8245, -0.07963, -0.4804, -0.6894, -0.5957, -0.1563, -1.065, -0.05877, -0.798, -0.5689, -0.6327, 0.5234, -1.119, -0.3869, -0.8349, 0.1755, -0.6718, -0.6676, -0.8005, 0.5331, -1.001, 0.36, -1.15, -0.5956, -0.08189, 0.6505, -0.5446, 0.4974, 0.1667, -0.7004, -0.8736, -0.4137, 1.214, -0.4939, -0.9513, -0.8233, 0.6517, 0.2322, -0.2007, -0.9038, -1.001, -0.9846, -1.044, -0.9034, -1.176, -1.339, -0.1343, -0.6663, -1.025, -1.019, -0.6411, 0.4978, -0.1102, -0.509, -1.13, 0.5456, -0.792, -0.7996, -0.4694, -0.6704, -0.3788, -0.8432, 0.6438, 0.7642, -0.78, -0.9159, -1.266, -0.1594, -0.2457, -0.992, -0.03943, -0.1917, -0.7156, 0.07197], "xaxis": "x6", "y": [0.02215, -0.2979, 0.7828, -0.02752, -0.235, -0.1478, 0.6737, -0.3501, 0.252, 0.008685, 0.01293, 0.104, 0.1661, 0.1033, -0.07378, 0.3643, -0.1186, -0.3627, -0.1897, -0.3435, 0.05151, -0.02396, -0.1278, -0.01488, -0.04925, 0.5718, -0.1668, 0.2834, -0.3272, 0.02787, 0.1624, 0.09703, -0.1964, -0.05731, 0.179, -0.6303, -0.2369, 0.2215, -0.2663, 0.2175, 0.1745, 0.5678, -0.5157, -0.001981, 0.2918, 0.3775, 0.3767, -0.03397, 0.1349, 0.004783, 0.31, 0.1107, 0.5549, 0.7513, 0.403, -0.545, -0.7411, -0.2675, -0.1783, -0.4032, 0.5191, -0.361, 0.1241, -0.06974, 0.5082, 0.5467, 0.451, 0.2274, -0.2047, -0.1314, 0.1021, 0.2673, -0.144, 0.07805, 0.2812, 0.1729, -0.1617, 0.1296, 0.0305, -0.03079, -0.1707, 0.6206, 0.2481, 1.237, 0.1577, 0.02369, -0.0925, 0.08535, 0.01866, 0.2199, -0.1072, 0.5814, -0.06045, 0.1838, 0.4227, 0.06408, 0.1247, -0.3701, 0.04453, -0.1213, 0.1867, -0.3155], "yaxis": "y6"}, {"hovertemplate": "<b>Assistant</b><br>PC1: %{x:.3f}<br>PC7: %{y:.3f}<extra></extra>", "legendgroup": "assistant", "marker": {"color": "red", "opacity": 1, "size": 8}, "mode": "markers", "name": "Assistant", "showlegend": false, "type": "scatter", "x": [-0.9399], "xaxis": "x6", "y": [-0.1353], "yaxis": "y6"}], "layout": {"annotations": [{"font": {"size": 12}, "showarrow": false, "text": "PC1 vs. PC2", "x": 0.14, "xanchor": "center", "xref": "paper", "y": 1, "yanchor": "bottom", "yref": "paper"}, {"font": {"size": 12}, "showarrow": false, "text": "PC1 vs. PC3", "x": 0.5, "xanchor": "center", "xref": "paper", "y": 1, "yanchor": "bottom", "yref": "paper"}, {"font": {"size": 12}, "showarrow": false, "text": "PC1 vs. PC4", "x": 0.86, "xanchor": "center", "xref": "paper", "y": 1, "yanchor": "bottom", "yref": "paper"}, {"font": {"size": 12}, "showarrow": false, "text": "PC1 vs. PC5", "x": 0.14, "xanchor": "center", "xref": "paper", "y": 0.43, "yanchor": "bottom", "yref": "paper"}, {"font": {"size": 12}, "showarrow": false, "text": "PC1 vs. PC6", "x": 0.5, "xanchor": "center", "xref": "paper", "y": 0.43, "yanchor": "bottom", "yref": "paper"}, {"font": {"size": 12}, "showarrow": false, "text": "PC1 vs. PC7", "x": 0.86, "xanchor": "center", "xref": "paper", "y": 0.43, "yanchor": "bottom", "yref": "paper"}], "font": {"size": 10}, "height": 750, "legend": {"bgcolor": "rgba(255,255,255,0.8)", "bordercolor": "black", "borderwidth": 1, "orientation": "h", "x": 0, "y": -0.1}, "title": {"font": {"size": 16}, "subtitle": {"text": "Llama 3.3 70B, Layer 40"}, "text": "Role PC1 (Assistant-like ↔ Role-Playing) vs. Other PCs", "x": 0.5}, "width": 1200, "xaxis": {"anchor": "y", "domain": [0, 0.28], "title": {"text": "PC1"}}, "xaxis2": {"anchor": "y2", "domain": [0.36, 0.64], "title": {"text": "PC1"}}, "xaxis3": {"anchor": "y3", "domain": [0.72, 1], "title": {"text": "PC1"}}, "xaxis4": {"anchor": "y4", "domain": [0, 0.28], "title": {"text": "PC1"}}, "xaxis5": {"anchor": "y5", "domain": [0.36, 0.64], "title": {"text": "PC1"}}, "xaxis6": {"anchor": "y6", "domain": [0.72, 1], "title": {"text": "PC1"}}, "yaxis": {"anchor": "x", "domain": [0.57, 1], "range": [-3.233, 3.233], "title": {"text": "PC2"}}, "yaxis2": {"anchor": "x2", "domain": [0.57, 1], "range": [-3.233, 3.233], "title": {"text": "PC3"}}, "yaxis3": {"anchor": "x3", "domain": [0.57, 1], "range": [-3.233, 3.233], "title": {"text": "PC4"}}, "yaxis4": {"anchor": "x4", "domain": [0, 0.43], "range": [-3.233, 3.233], "title": {"text": "PC5"}}, "yaxis5": {"anchor": "x5", "domain": [0, 0.43], "range": [-3.233, 3.233], "title": {"text": "PC6"}}, "yaxis6": {"anchor": "x6", "domain": [0, 0.43], "range": [-3.233, 3.233], "title": {"text": "PC7"}}}}
